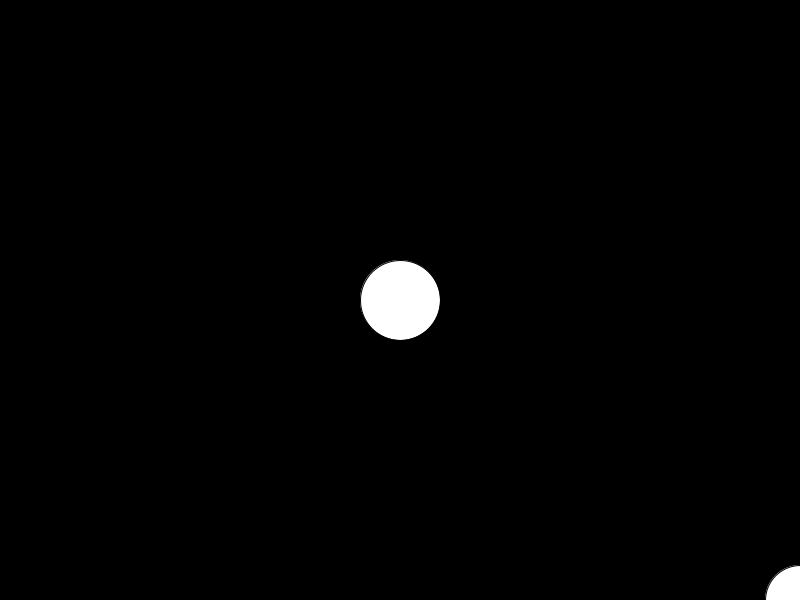
Frame 1 (no input)
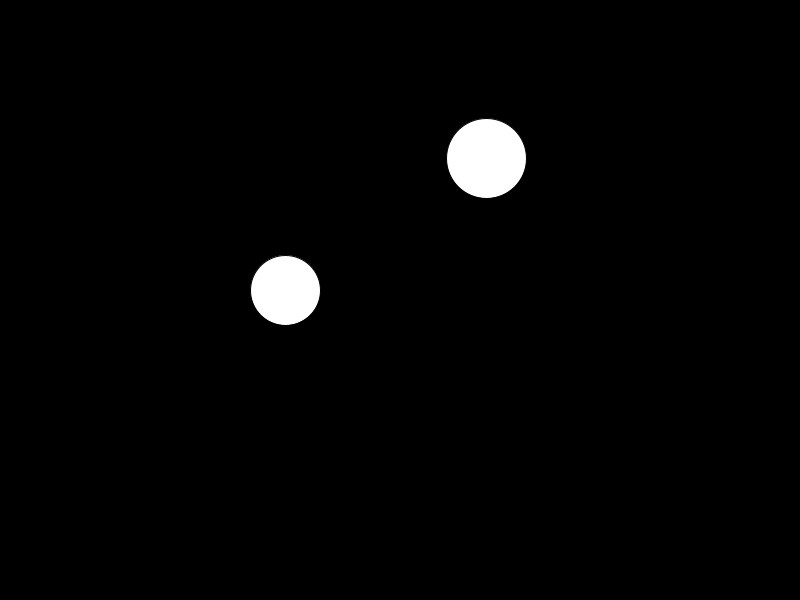
Frame 60 (the mouse pressed at the canvas centre just before this capture)
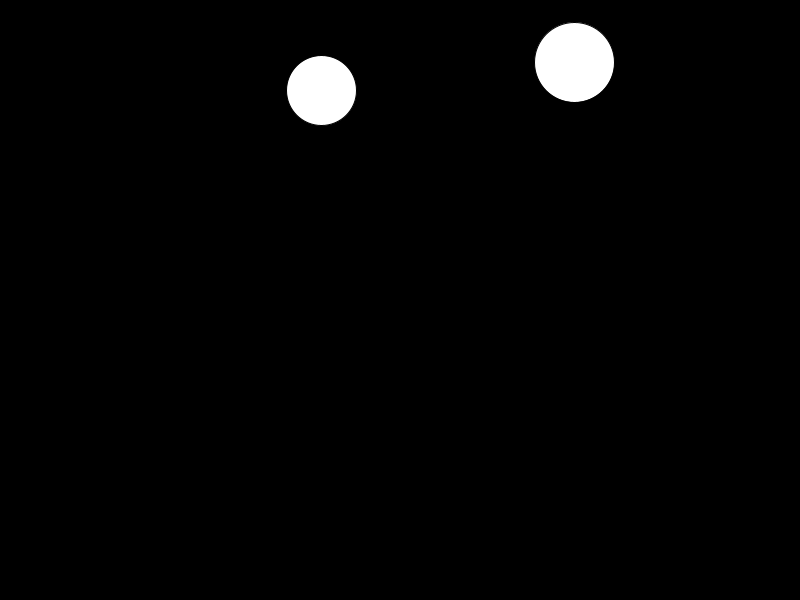
Frame 120 (the mouse held since frame 60 and released just before this capture)

The Processing sketch that drew these frames (run headless with seeded random() and noise(); from frame 60 on, the mouse is pressed at the canvas centre):

// Processing sketch: LotsOfBalls
// ── LotsOfBalls.pde
//declare variables
float x, y, velX, velY, diam;
float i,j, velI, velJ, rad;
void setup() {
  //set size of canvas
  size(800, 600);

  //initialize variables
  x = width/2;
  y = height/2;
  diam = 80;
  velX = random(-5, 5);
  velY = random(-5, 5);
  i = width;
  j = height;
  rad = 70;
  velI = random(-10,10);
  velJ = random(-10,10);
  
}

void draw() {
  //draw background to cover previous frame
  background(0);

  //draw ball
  ellipse(x, y, diam, diam);
  ellipse(i,j,rad,rad);              // second ball

  //add velocity to position
  x += velX;
  y += velY;
  i += velI;
  j += velJ;

  //bounce ball if it hits walls
  if (x + diam/2 >= width) {
    velX = -abs(velX);    //if the ball hits the right wall, assign x velocity the negative version of itself
  } else if (x - diam/2 <= 0) {
    velX = abs(velX);     //if the ball hits the left wall, assign x velocity the positive version of itself
  }
  if (y + diam/2 >= height) {
    velY = -abs(velY);
  } else if (y - diam/2 <= 0) {
    velY = abs(velY);
  }
  if ( i + rad/2 >= width) {
    velI = -abs(velI);    //if the second ball hits the right wall, assign x velocity the negative version of itself
  } else if (i - rad/2 <= 0) {
    velI = abs(velI);     //if the second ball hits the left wall, assign x velocity the positive version of itself
  }
  if (j + rad/2 >= height) {
    velJ = -abs(velJ);
  } else if (j - rad/2 <= 0) {
    velJ = abs(velJ);
  }
  }
